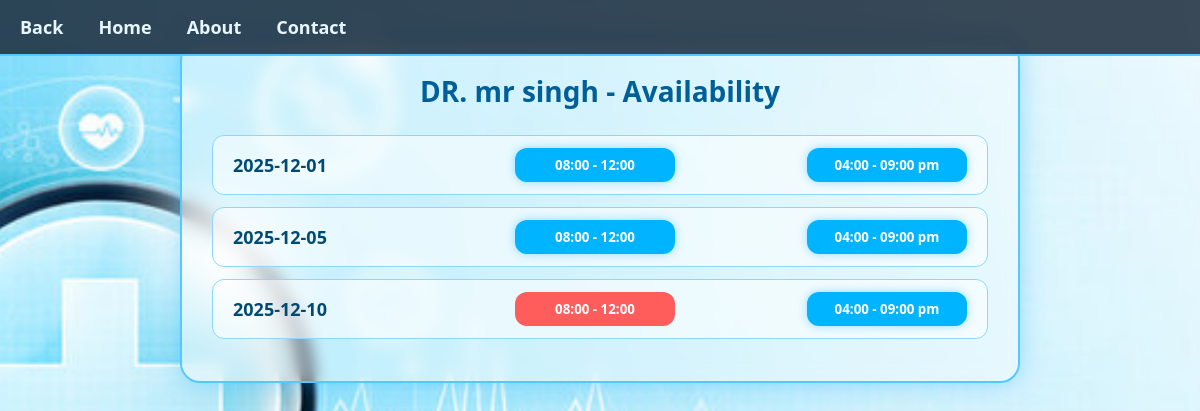
/check_availability/1, run on the app's committed database.
### tables this page shows
CREATE TABLE doctors (
            id INTEGER PRIMARY KEY AUTOINCREMENT,
            user_id INTEGER NOT NULL,
            fullname TEXT NOT NULL,
            specialization TEXT NOT NULL,
            department TEXT NOT NULL,
            experience INTEGER,
            FOREIGN KEY (user_id) REFERENCES users(id) ON DELETE CASCADE
        );

CREATE TABLE availability (
        id INTEGER PRIMARY KEY AUTOINCREMENT,
        doctor_id INTEGER NOT NULL,
        date TEXT NOT NULL,
        morning_slot TEXT,
        evening_slot TEXT,

        UNIQUE(doctor_id, date),

        FOREIGN KEY (doctor_id) REFERENCES doctors(id) ON DELETE CASCADE
    );

### app.py (the view, shortened to what this page needs)
@app.route("/check_availability/<int:doctor_id>", methods=["GET", "POST"])
def check_availability(doctor_id):
    try:
        conn = module.host_get_db()
        cur = conn.cursor()
        cur.execute("SELECT fullname FROM doctors WHERE id=?", (doctor_id,))
        doctor = cur.fetchone()
        if doctor is None:
            return "Doctor not found", 404
        cur.execute("""
            SELECT id, date, morning_slot, evening_slot
            FROM availability
            WHERE doctor_id=?
            ORDER BY date ASC
        """, (doctor_id,))
        slots = cur.fetchall()
        return render_template("availability.html", doctor=doctor, slots=slots)
    except Exception as e:
        print("ERROR in /check_availability:", e)
        return "Error loading availability"
    finally:
        if cur: cur.close()
        if conn: conn.close()

### module.py (called while the page is built)
def host_get_db():
    conn = sqlite3.connect('hospital.db')
    conn.row_factory=sqlite3.Row
    conn.execute("PRAGMA foreign_keys = ON")  # enforce FK constraints
    return conn

### templates/availability.html (shortened to what this page needs)
<!DOCTYPE html>
<html lang="en">
<head>
    <link rel="stylesheet" href="/static/availability.css">
</head>
<body>
    <nav class="navbar">
        <ul class="nav-links">
            <li><a href="/patient_dash">Back</a></li>
            <li><a href="{{url_for("login")}}">Home</a></li>
            <li><a href="/about">About</a></li>
            <li><a href="/contact">Contact</a></li>
        </ul>
    </nav>
    <div class="container">
        <h1>{{ doctor.fullname }} - Availability</h1>
        <div class="table-box">
            {% for s in slots %}
            <div class="row">
                <div class="date-box">
                    {{ s.date }}
                </div>
                <form method="POST" class="slot-form">
                    {% if s.morning_slot == 'available' %}
                        <button class="green">08:00 - 12:00</button>
                    {% else %}
                        <button class="red" disabled>08:00 - 12:00</button>
                    {% endif %}
                </form>
                <form method="POST" class="slot-form">
                    {% if s.evening_slot == 'available' %}
                        <button class="green">04:00 - 09:00 pm</button>
                    {% else %}
                        <button class="red" disabled>04:00 - 09:00 pm</button>
                    {% endif %}
                </form>
            </div>
            {% endfor %}
        </div>
    </div>
</body>
</html>

### static/availability.css (style rules this page uses)
* { margin: 0; padding: 0; box-sizing: border-box; font-family: "Segoe UI", Tahoma, sans-serif; }
.navbar { width: 100%; background: rgba(26, 42, 58, 0.85); padding: 15px 20px; position: fixed; top: 0; left: 0; z-index: 999; border-bottom: 2px solid #55c9ff; backdrop-filter: blur(6px); }
.nav-links { list-style: none; display: flex; gap: 35px; }
.nav-links li a { color: #e6f7ff; text-decoration: none; font-size: 18px; font-weight: 600; transition: 0.3s; }
body { background: url("/static/image3.jpg") no-repeat center center fixed; background-size: cover; min-height: 100vh; padding-top: 40px; }
.container { width: 70%; margin: auto; background: rgba(255, 255, 255, 0.4); border: 2px solid #55c9ff; border-radius: 20px; padding: 30px; backdrop-filter: blur(8px); box-shadow: 0 0 25px rgba(0, 170, 255, 0.35); animation: fadeIn 0.7s ease-out; }
.container h1 { text-align: center; margin-bottom: 25px; font-size: 28px; color: #005f99; }
.table-box { margin-top: 20px; }
.row { background: rgba(255, 255, 255, 0.55); border: 1px solid #8ad7ff; border-radius: 12px; padding: 12px 20px; margin-bottom: 12px; display: flex; justify-content: space-between; align-items: center; transition: 0.3s; }
.date-box { font-size: 18px; font-weight: bold; color: #004b73; width: 150px; }
.slot-form button { padding: 8px 18px; border: none; border-radius: 12px; font-weight: bold; cursor: pointer; transition: 0.3s; width: 160px; }
.green { background: #00b4ff; color: white; box-shadow: 0 0 10px rgba(0, 170, 255, 0.4); }
.red { background: #ff5c5c; color: white; cursor: not-allowed; }

### data on the page
doctors: fullname "DR. mr singh"
availability: date "2025-12-01", morning_slot "08:00 - 12:00", evening_slot "04:00 - 09:00 pm"
availability: date "2025-12-05", morning_slot "08:00 - 12:00", evening_slot "04:00 - 09:00 pm"
availability: date "2025-12-10", shows "08:00 - 12:00", evening_slot "04:00 - 09:00 pm"
